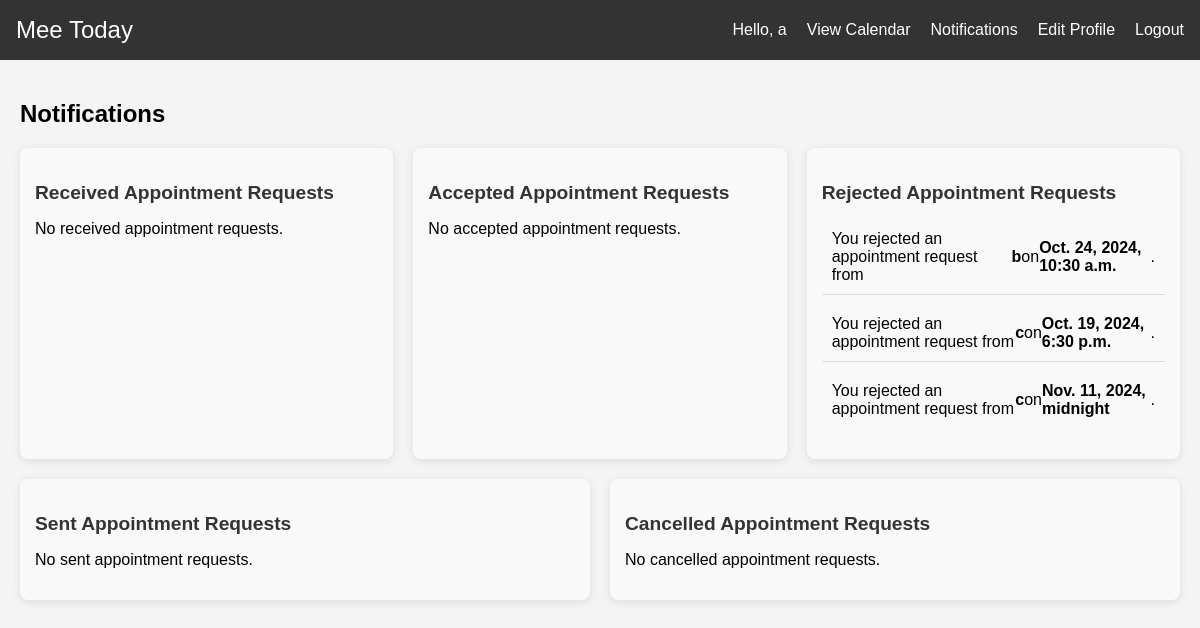
The app's page /notifications/ (signed in) with its own data.
### appointments/models.py (models this page shows, shortened)
class Appointment(models.Model):
    STATUS_CHOICES = [
        ('pending', 'Pending'),
        ('accepted', 'Accepted'),
        ('modified', 'Modified'),
        ('rejected', 'Rejected'),
    ]
    requester = models.ForeignKey(User, on_delete=models.CASCADE, related_name='sent_requests')
    recipient = models.ForeignKey(User, on_delete=models.CASCADE, related_name='received_requests')
    date = models.DateTimeField()
    end_time = models.DateTimeField()  # New field for the end time
    reason = models.TextField()
    status = models.CharField(max_length=10, choices=STATUS_CHOICES, default='pending')

### appointments/views.py (the view)
# urls.py: path('notifications/', views.notifications, name='notifications'),
@login_required
def notifications(request):
    user = request.user
    received_pending_appointments = Appointment.objects.filter(recipient=user, status='pending')
    sent_pending_appointments = Appointment.objects.filter(requester=user, status='pending')
    received_accepted_appointments = Appointment.objects.filter(recipient=user, status='accepted')
    sent_accepted_appointments = Appointment.objects.filter(requester=user, status='accepted')
    received_rejected_appointments = Appointment.objects.filter(recipient=user, status='rejected')
    sent_cancelled_appointments = Appointment.objects.filter(requester=user, status='rejected')
    context = {
        'received_pending_appointments': received_pending_appointments,
        'sent_pending_appointments': sent_pending_appointments,
        'received_accepted_appointments': received_accepted_appointments,
        'sent_accepted_appointments': sent_accepted_appointments,
        'received_rejected_appointments': received_rejected_appointments,
        'sent_cancelled_appointments': sent_cancelled_appointments,
    }
    return render(request, 'notifications.html', context)

### appointments/templates/notifications.html (shortened to what this page needs)
{% extends 'base.html' %}
{% block content %}
<h2>Notifications</h2>
<div class="notification-container">
    <div class="notification-section">
        <h3>Received Appointment Requests</h3>
        <ul>
            {% for appointment in received_pending_appointments %}
            <li class="notification-item">
                <div class="appointment-info">
                    Appointment request from <strong>{{ appointment.requester.username }}</strong> on <strong>{{ appointment.date }}</strong>:
                </div>
                <div class="appointment-actions">
                    <form action="{% url 'accept_appointment' appointment.id %}" method="POST" class="inline-form">
                        {% csrf_token %}
                        <button type="submit" class="btn btn-success">Accept</button>
                    </form>
                    <form action="{% url 'reject_appointment' appointment.id %}" method="POST" class="inline-form">
                        {% csrf_token %}
                        <button type="submit" class="btn btn-danger">Reject</button>
                    </form>
                    <form action="{% url 'modify_appointment' appointment.id %}" method="GET" class="inline-form">
                        <button type="submit" class="btn btn-warning">Modify</button>
                    </form>
                </div>
            </li>
            {% empty %}
            <li>No received appointment requests.</li>
            {% endfor %}
        </ul>
    </div>
    <div class="notification-section">
        <h3>Accepted Appointment Requests</h3>
        <ul>
            {% for appointment in received_accepted_appointments %}
            <li class="notification-item">
                You accepted an appointment request from <strong>{{ appointment.requester.username }}</strong> on <strong>{{ appointment.date }}</strong>.
            </li>
            {% empty %}
            <li>No accepted appointment requests.</li>
            {% endfor %}
        </ul>
    </div>
    <div class="notification-section">
        <h3>Rejected Appointment Requests</h3>
        <ul>
            {% for appointment in received_rejected_appointments %}
            <li class="notification-item">
                You rejected an appointment request from <strong>{{ appointment.requester.username }}</strong> on <strong>{{ appointment.date }}</strong>.
            </li>
            {% empty %}
            <li>No rejected appointment requests.</li>
            {% endfor %}
        </ul>
    </div>
    <div class="notification-section">
        <h3>Sent Appointment Requests</h3>
        <ul>
            {% for appointment in sent_pending_appointments %}
            <li class="notification-item">
                You sent an appointment request to <strong>{{ appointment.recipient.username }}</strong> on <strong>{{ appointment.date }}</strong>. Status: <strong>{{ appointment.status }}</strong>.
            </li>
            {% empty %}
            <li>No sent appointment requests.</li>
            {% endfor %}
        </ul>
    </div>
    <div class="notification-section">
        <h3>Cancelled Appointment Requests</h3>
        <ul>
            {% for appointment in sent_cancelled_appointments %}
            <li class="notification-item">
                Your appointment request to <strong>{{ appointment.recipient.username }}</strong> was cancelled.
            </li>
            {% empty %}
            <li>No cancelled appointment requests.</li>
            {% endfor %}
        </ul>
    </div>
</div>
{% endblock %}

### appointments/templates/base.html (shortened to what this page needs)
{% load static%}
<!DOCTYPE html>
<html lang="en">
<head>
    <link href='https://cdn.jsdelivr.net/npm/fullcalendar@5.9.0/main.min.css' rel='stylesheet' />
    <link rel="stylesheet" href="{% static 'style.css' %}">
</head>
<body>
    <nav>
        <div class="logo">
            <a href="{% url 'home' %}">Mee Today</a>
        </div>
        <div class="menu">
            {% if user.is_authenticated %}
                <span>Hello, {{ user.username }}</span>
                <a href="{% url 'calendar' %}">View Calendar</a>
                <a href="{% url 'notifications' %}">Notifications</a>
                <a href="{% url 'edit_profile' %}">Edit Profile</a>
                <a href="{% url 'logout' %}">Logout</a>
            {% else %}
                <a href="{% url 'login' %}">Login</a>
                <a href="{% url 'register' %}">Register</a>
            {% endif %}
        </div>
    </nav>
    <div class="container">
        {% block content %}
        {% endblock %}
    </div>
</body>
</html>

### appointments/static/style.css (style rules this page uses)
body { font-family: Arial, sans-serif; margin: 0; padding: 0; background-color: #f4f4f4; }
nav { background-color: #333; color: #fff; padding: 1em; display: flex; justify-content: space-between; align-items: center; flex-wrap: wrap; }
nav .logo a { color: #fff; text-decoration: none; font-size: 24px; }
nav .menu { display: flex; flex-wrap: wrap; }
nav .menu a { color: #fff; text-decoration: none; margin-left: 20px; }
.container { padding: 20px; }
h2 { margin-bottom: 20px; }
ul { list-style: none; padding: 0; }
ul li { margin-bottom: 10px; }

### appointments/templates/notifications.html (style rules this page uses)
.notification-container { display: flex; flex-wrap: wrap; gap: 20px; }
.notification-section { flex: 1; min-width: 300px; background-color: #f9f9f9; padding: 15px; border-radius: 8px; box-shadow: 0 2px 10px rgba(0, 0, 0, 0.1); }
.notification-section h3 { margin-bottom: 15px; font-size: 1.2em; color: #333; }
.notification-item { padding: 10px; border-bottom: 1px solid #ddd; display: flex; justify-content: space-between; align-items: center; }
.notification-item:last-child { border-bottom: none; }

### records on screen
Appointment: requester.username "b", date "Oct. 24, 2024, 10:30 a.m."
Appointment: requester.username "c", date "Oct. 19, 2024, 6:30 p.m."
Appointment: requester.username "c", date "Nov. 11, 2024, midnight"

### other values on screen
{{ user.username }} "a"
